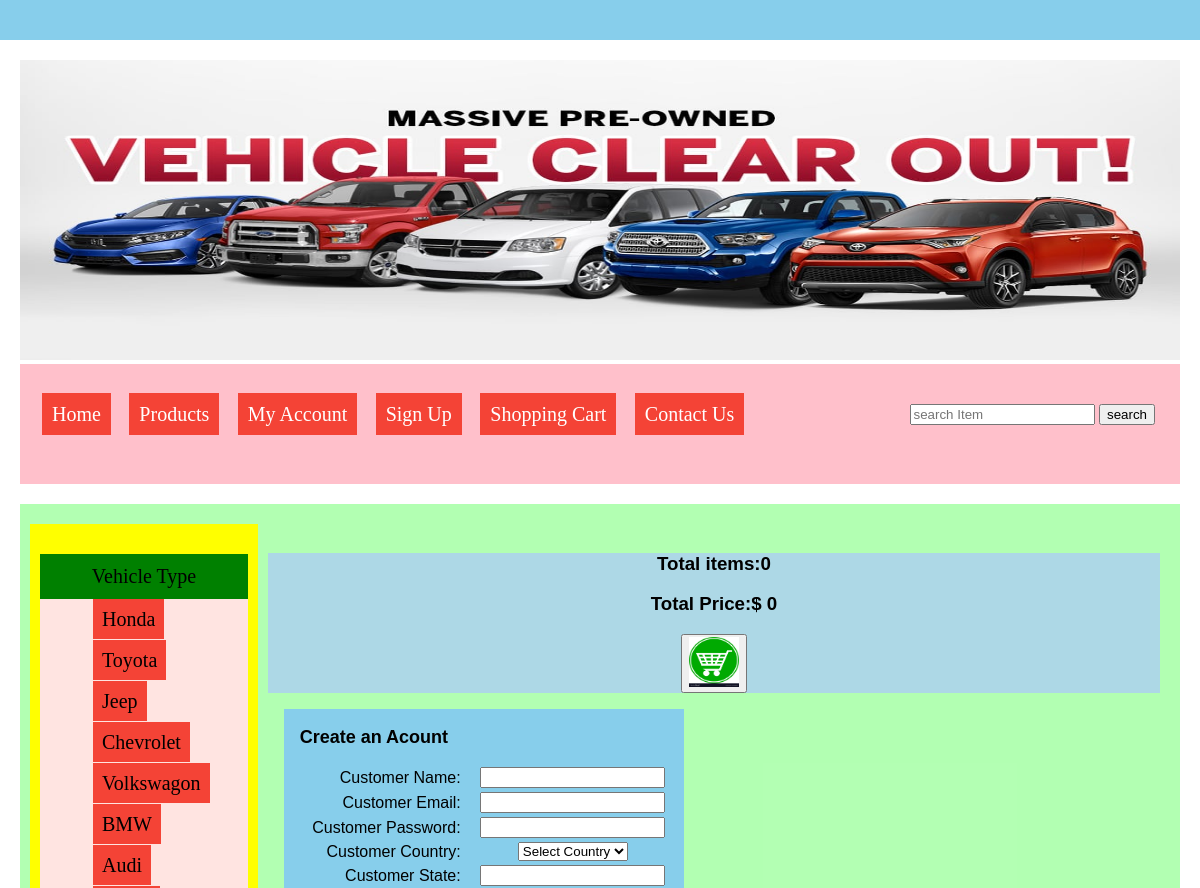
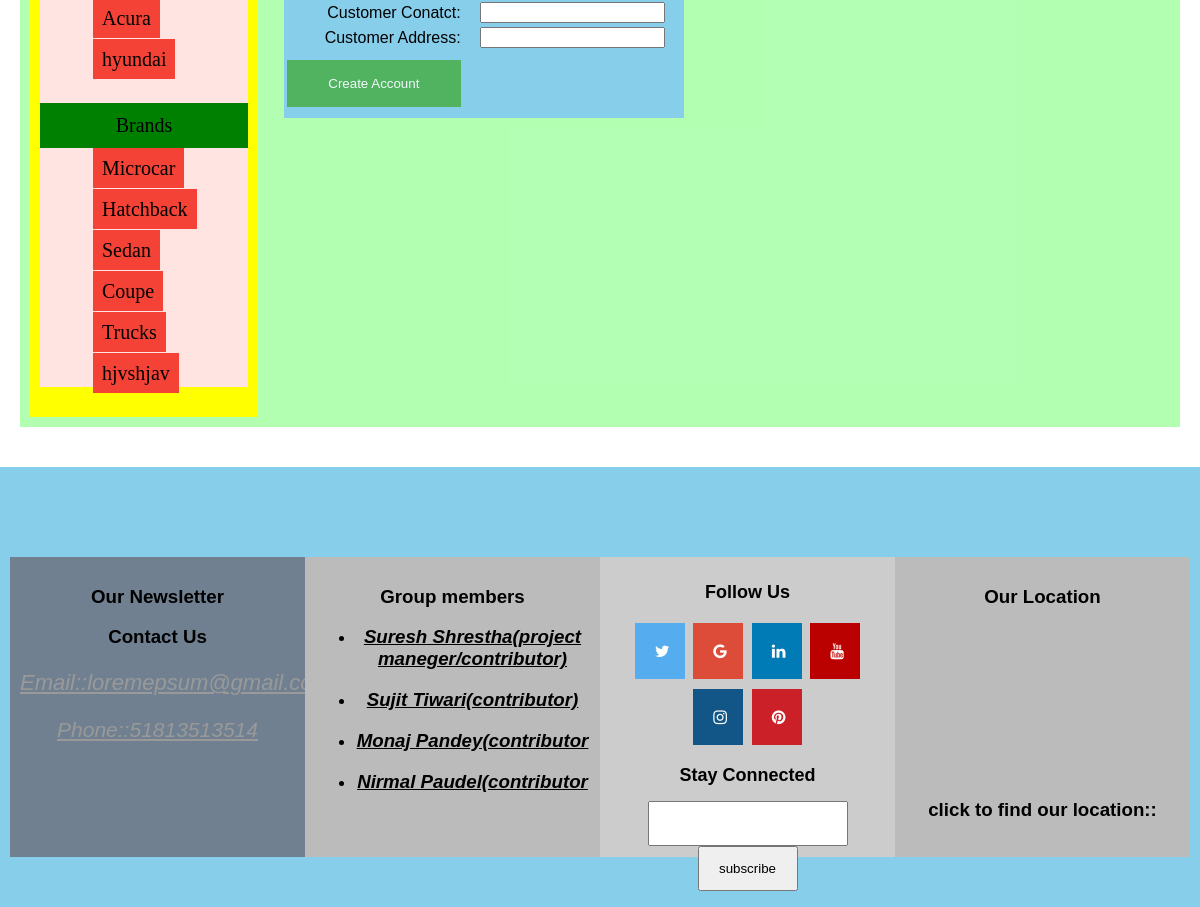
The page /saaaaaam/ecommerce/customer_register.php on the database its author committed (2 pictures, top to bottom).
### tables this page shows
CREATE TABLE `categories` (
  `cat_id` int(200) NOT NULL,
  `cat_title` text NOT NULL
);

CREATE TABLE `brands` (
  `brand_id` int(100) NOT NULL,
  `brand_title` text NOT NULL
);

### saaaaaam/ecommerce/function/functions.php (the view)
<?php
$con = mysqli_connect("localhost","root","","ecom");
function getCats(){
global $con;
$get_cats = "select * from categories";
$run_cats = mysqli_query($con, $get_cats);
while($row_cats = mysqli_fetch_array($run_cats)){
	$cat_id = $row_cats['cat_id'];
	$cat_title = $row_cats['cat_title'];
echo "<li><a href='index.php? cat=$cat_id'>$cat_title</a></li>";
}
}
?>

### saaaaaam/ecommerce/function/functions_1.php
<?php
$con = mysqli_connect("localhost","root","","ecom");
function getBrands(){
global $con;
$get_brands = "select * from brands";
$run_brands = mysqli_query($con, $get_brands);
while($row_brands = mysqli_fetch_array($run_brands)){
	$brand_id = $row_brands['brand_id'];
	$brand_title = $row_brands['brand_title'];
echo "<li><a href='index.php?brand=$brand_id'>$brand_title</a></li>";
}
}
?>

### saaaaaam/ecommerce/style1.css (style rules this page uses)
body { margin:0; font-family: sans-serif; background-color: skyblue; }
* { box-sizing: border-box; }
a:link, a:visited { background-color: #f44336; color: white; padding: 15px 25px; text-align: center; text-decoration: none; }
#cats li { list-style: none; display: block; margin: 7px; }
#cats a { color: black; padding: 9px; margin: 6px; text-align: center; font-size: 20px; font-family: "Times New Roman", Times, serif; }

### saaaaaam/ecommerce/customer_register.php (style rules this page uses)
body { font-family: Arial, Helvetica, sans-serif; background-color: black; }
a { color: dodgerblue; }
* { box-sizing: border-box; }
a:link { color: white; }

### rows shown on the page
categories: cat_title "Honda"
categories: cat_title "Toyota"
categories: cat_title "Jeep"
categories: cat_title "Chevrolet"
categories: cat_title "Volkswagon"
categories: cat_title "BMW"
categories: cat_title "Audi"
categories: cat_title "Acura"
categories: cat_title "hyundai"
brands: brand_title "Microcar"
brands: brand_title "Hatchback"
brands: brand_title "Sedan"
brands: brand_title "Coupe"
brands: brand_title "Trucks"
brands: brand_title "hjvshjav"

### other values the page prints
$count_items "0"
$total "0"
